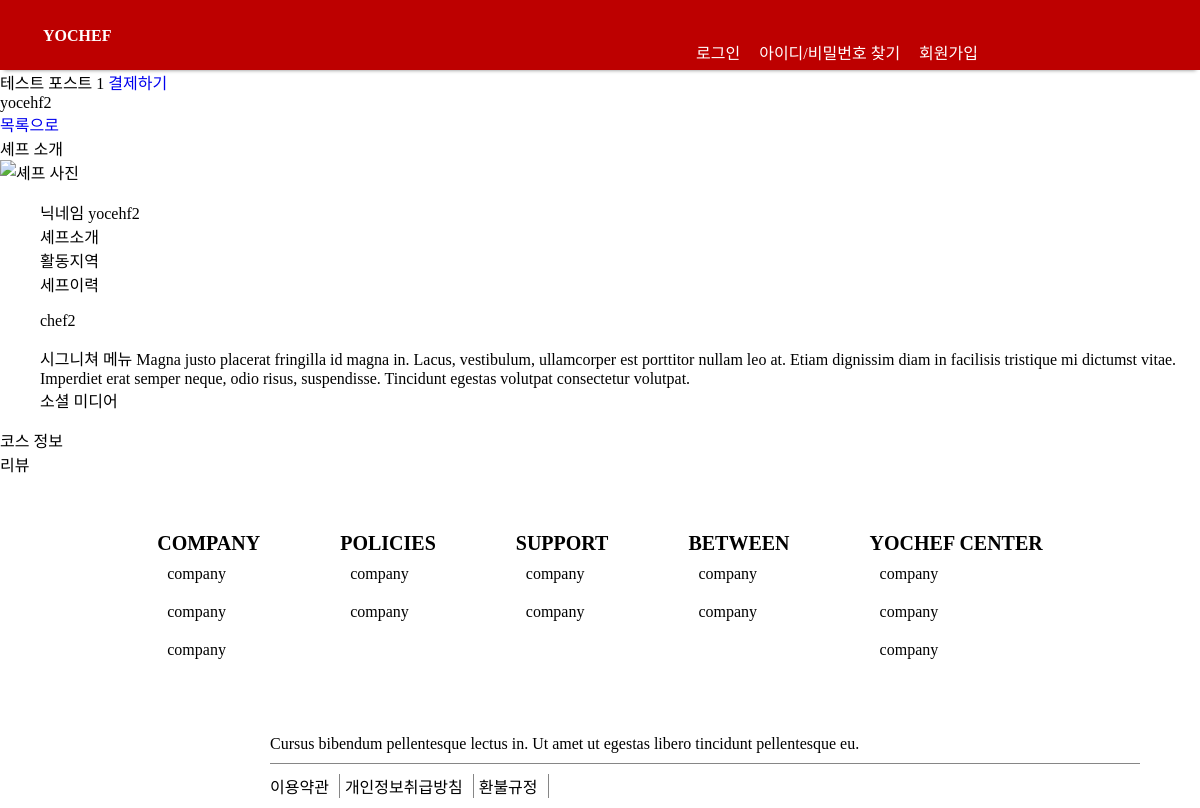
/detail/1, run on an earlier commit of the app's database.
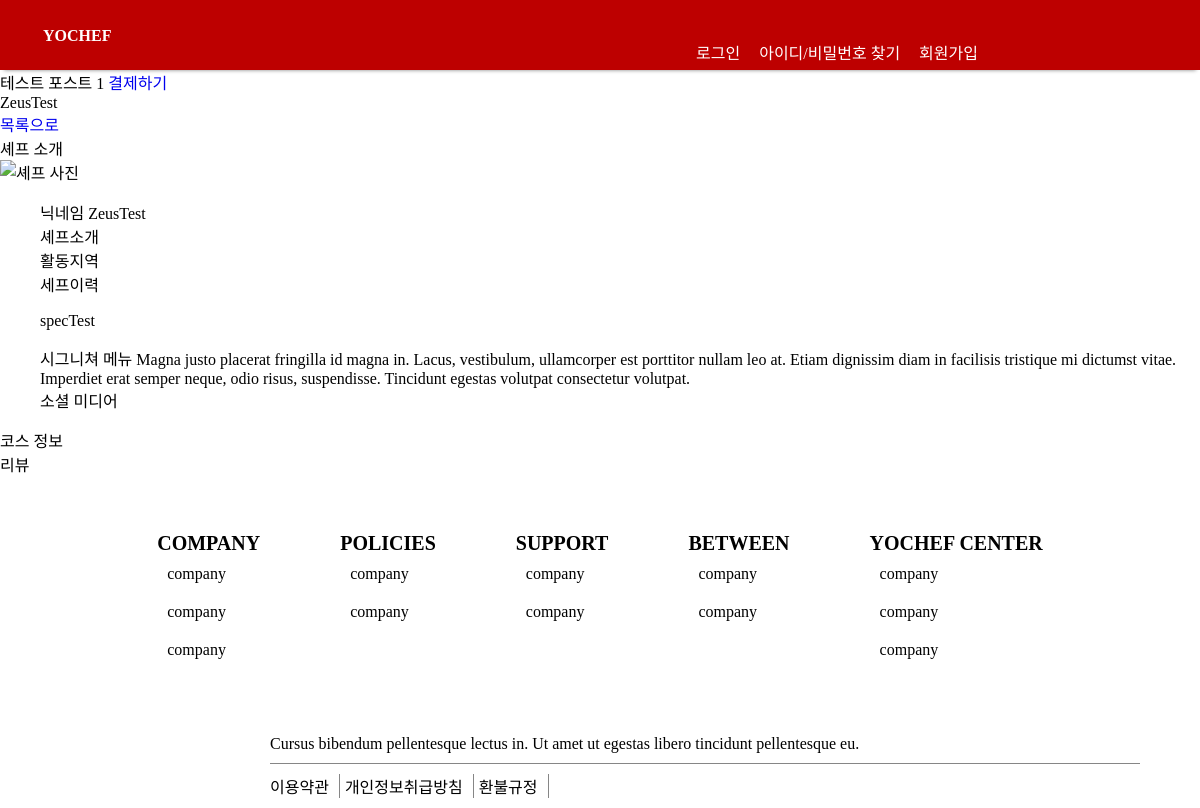
And on a later commit of the database.
### chef/models.py (models this page shows, shortened)
class Post(models.Model):
	chef = models.OneToOneField(Chef, on_delete=models.CASCADE)
	region = models.IntegerField(null=True)
	regionDetail = models.ForeignKey(RegionDetail, null=True, on_delete=models.SET_NULL)
	title = models.TextField(max_length=255, null=True)
	introduce = models.TextField(max_length=5000, null=True)
	spec = models.TextField(max_length=5000, null=True)
	category = models.IntegerField(null=True)		# 한식, 일식, 중식, 아시안, 양식, 채식
	notice = models.TextField(max_length=5000, null=True)
	movingPrice = models.IntegerField(default=0)
	isOpen = models.BooleanField(default=True)
	registerDate = models.DateTimeField(auto_now=True)

class Chef(models.Model):
	customer = models.OneToOneField('customer.Customer', on_delete=models.CASCADE)
	nickname = models.CharField(max_length=20, null=True)
	spec = models.TextField(max_length=5000, null=True)
	snsLink = models.TextField(max_length = 500, null=True)
	blogLink = models.TextField(max_length = 500, null=True)
	youtubeLink = models.TextField(max_length = 500, null=True)
	registerDate = models.DateTimeField(auto_now_add=True)
	region = models.IntegerField(null=True)
	regionDetail = models.ForeignKey(RegionDetail, null=True, on_delete=models.SET_NULL)
	isLicensed = models.BooleanField(default=False)
	isSubmitted = models.BooleanField(default=False)

### public/views.py (the view)
# urls.py: path('detail/<int:post_id>', detail, name="detail"),
def detail(request, post_id):
    post = Post.objects.get(id = post_id)
    return render(request, 'detail.html', {'post': post})

### public/templates/detail.html (shortened to what this page needs)
{% extends 'base.html' %}
{% block content %}
    <main>
        <div class="mainContainer">
            <div class="mainContainer__intro">
                <div class="mainContainer__intro_tilte">
                    <span>{{post.title}}</span>
                    <a href="{% url 'apply' %}">결제하기</a>
                </div>
                <div class="mainContainer__intro_chef">
                    <span>{{post.chef.nickname}}</span>
                </div>
                <a href="{% url 'main' %}"><span>목록으로</span></a>
            </div>
            <div class="mainContainer__chefInfo">
                <div class="mainContainer__chefInfo_title">
                    <span>셰프 소개</span>
                </div>
                <div class="mainContainer__chefInfo_chefImage">
                    <img src="#" alt="셰프 사진">
                </div>
                    <div class="mainContainer__chefInfo_chefDetail">
                    <ul>
                        <li>
                            <span>닉네임</span>
                            <span>{{post.chef.nickname}}</span>
                        </li>
                        <li>
                            <span>셰프소개</span>
                        </li>
                        <li>
                            <span>활동지역</span>
                        </li>
                        <li>
                            <span>세프이력</span>
                            <p>{{post.chef.spec}}</p>
                        </li>
                        <li>
                            <span>시그니쳐 메뉴</span>
                            <span>Magna justo placerat fringilla id magna in. Lacus, vestibulum, ullamcorper est porttitor nullam leo at. Etiam dignissim diam in facilisis tristique mi dictumst vitae. Imperdiet erat semper neque, odio risus, suspendisse.
                                 Tincidunt egestas volutpat consectetur volutpat.</span>
                        </li>
                        <li>
                            <span>소셜 미디어</span>
                        </li>
                    </ul>
                </div>
            </div>
            <div class="mainContainer__courseInfo">
                <div class="mainContainer__courseInfo_title">
                    <span>코스 정보</span>
                </div>
            </div>
            <div class="mainContainer__review">
                <div class="mainContainer__review_title">
                    <span>리뷰</span>
                </div>
            </div>
        </div>
    </main>
{% endblock %}

### yochef/templates/base.html (shortened to what this page needs)
<!DOCTYPE html>
<html lang="en">
{% load static %}
<head>
    <link rel="stylesheet" href="{% static 'css/base.css' %}" type="text/css">
</head>
<body>
  <nav class="nav-container">
    <div class="item-container">
      <div id="nav-yochef">
          <span class="nav-item"><a href="{% url 'main' %}">YOCHEF</a><span>
      </div>
      <ul class="nav-item-right-container">
        {% if user.is_authenticated %}
        <li class="nav-item margin-right"><a href="">메인페이지</a></li>
          {% if user.customer.isChef %}
            {% if user.customer.currentVer == 1 %}
            <li class="nav-item margin-right"><a href="">셰프 정보 관리</a></li>
            <li class="nav-item margin-right"><a href="{% url 'logout' %}">로그아웃</a></li>
            {% else %}
            <li class="nav-item margin-right"><a href="">마이메뉴</a></li>
            <li class="nav-item margin-right"><a href="">쿠폰함</a></li>
            {% endif %}
            <button id="currentVer" onclick="location.href='changePageVer';">버전</button>
          {% else %}
          <li class="nav-item margin-right"><a href="">마이메뉴</a></li>
          <li class="nav-item margin-right"><a href="">쿠폰함</a></li>
          <li class="nav-item margin-right"><a href="{% url 'registerChef' '1'%}">셰프등록</a></li>
          {% endif %}
        <li class="nav-item margin-right"><a href="{% url 'logout' %}">로그아웃</a></li>
        <li class="nav-item margin-right"><a href="">{{user.customer.nickname}}님</a></li>
        {% else %}
        <li class="nav-item margin-right"><a href="{% url 'login' %}">로그인</a></li>
        <li class="nav-item margin-right"><a href="">아이디/비밀번호 찾기</a></li>
        <li class="nav-item"><a  href="{% url 'signup' %}">회원가입</a></li>
        {% endif %}
      </ul>
    </div>
  </nav>
  <div class="contents">
    {% block content %}
    {% endblock %}
  </div>
  <footer id="footer">
    <div class="footer-link-container">
      <ul class="footer-container">
        <li><span class="footer-top">COMPANY</span></li>
        <li class="footer-item">company</li>
        <li class="footer-item">company</li>
        <li class="footer-item">company</li>
      </ul>
      <ul class="footer-container">
        <li><span class="footer-top">POLICIES</span></li>
        <li class="footer-item">company</li>
        <li class="footer-item">company</li>
      </ul>
      <ul class="footer-container">
        <li><span class="footer-top">SUPPORT</span></li>
        <li class="footer-item">company</li>
        <li class="footer-item">company</li>
      </ul>
      <ul class="footer-container">
        <li><span class="footer-top">BETWEEN</span></li>
        <li class="footer-item">company</li>
        <li class="footer-item">company</li>
      </ul>
      <ul class="footer-container">
        <li><span class="footer-top">YOCHEF CENTER</span></li>
        <li class="footer-item">company</li>
        <li class="footer-item">company</li>
        <li class="footer-item">company</li>
      </ul>
    </div>
    <div id="footer-bottom">
      <div class="footer-copyright-part">
        Cursus bibendum pellentesque lectus in. Ut amet ut egestas libero tincidunt pellentesque eu.
      </div>
      <div class="footer-bottom-container">
        <ul class="footer-bottom-link-item-container">
          <li class="footer-bottom-link-item"><a href="">이용약관</a></li>
          <li class="footer-bottom-link-item"><a href="">개인정보취급방침</a></li>
          <li class="footer-bottom-link-item"><a href="">환불규정</a></li>
        </ul>
      </div>
    </div>
  </footer>
</body>
</html>

### yochef/static/css/base.css (style rules this page uses)
html { height: 100%; }
body { margin: 0; padding: 0; height: 100%; display: flex; flex-direction: column; }
ul { list-style: none; }
a { text-decoration-line: none; }
.nav-container { width: 100%; height: 70px; background-color: #BD0000; opacity: 100%; box-shadow: 0 4px 4px -4px gray; }
#nav-yochef { color: white; font-weight: bolder; display: inline-block; margin: 27px 43px; }
.nav-item-right-container { display: inline; float: right; margin-right: 222px; margin-top: 40px; margin-bottom: 0px; padding: 0px; }
.nav-item { display: inline; font-size: 16px; font: white; }
.nav-item a { color: white; text-decoration-line: none; }
.margin-right { margin-right: 15px; }
#footer { flex-shrink: 0; margin-top: auto; }
.footer-link-container { display: flex; flex-direction: row; justify-content: center; align-items: flex-start; }
.footer-container { display: flex; flex-direction: column; justify-content: space-around; padding: 40px; }
.footer-top { font-size: 20px; font-weight: 700; }
.footer-item { padding: 10px; display: inline; }
#footer-bottom { display: inline; float: left; margin-left: 270px; }
.footer-copyright-part { display: inline-box; width: 860px; margin-top: 20; font-weight: 200; padding: 10px 10px 10px 0px; border-bottom: #868686 solid 0.5px; }
.footer-bottom-container { display: flex; flex-direction: row; }
.footer-bottom-link-item-container { display: flex; flex-direction: row; justify-content: flex-start; margin: 0px; padding: 0px; }
.footer-bottom-link-item { display: inline; padding: 0px 10px 0px 0px; margin: 10px 5px 10px 0px; border-right: #868686 solid 0.5px; }
.footer-bottom-link-item a { text-decoration: none; color: black; font-size: 16px; }
.contents { flex: 1; }

What changed in the data, as far as the page shows it:
changed through a linked row, Post "테스트 포스트 1": chef.nickname "yocehf2" → "ZeusTest"; chef.spec "chef2" → "specTest"
